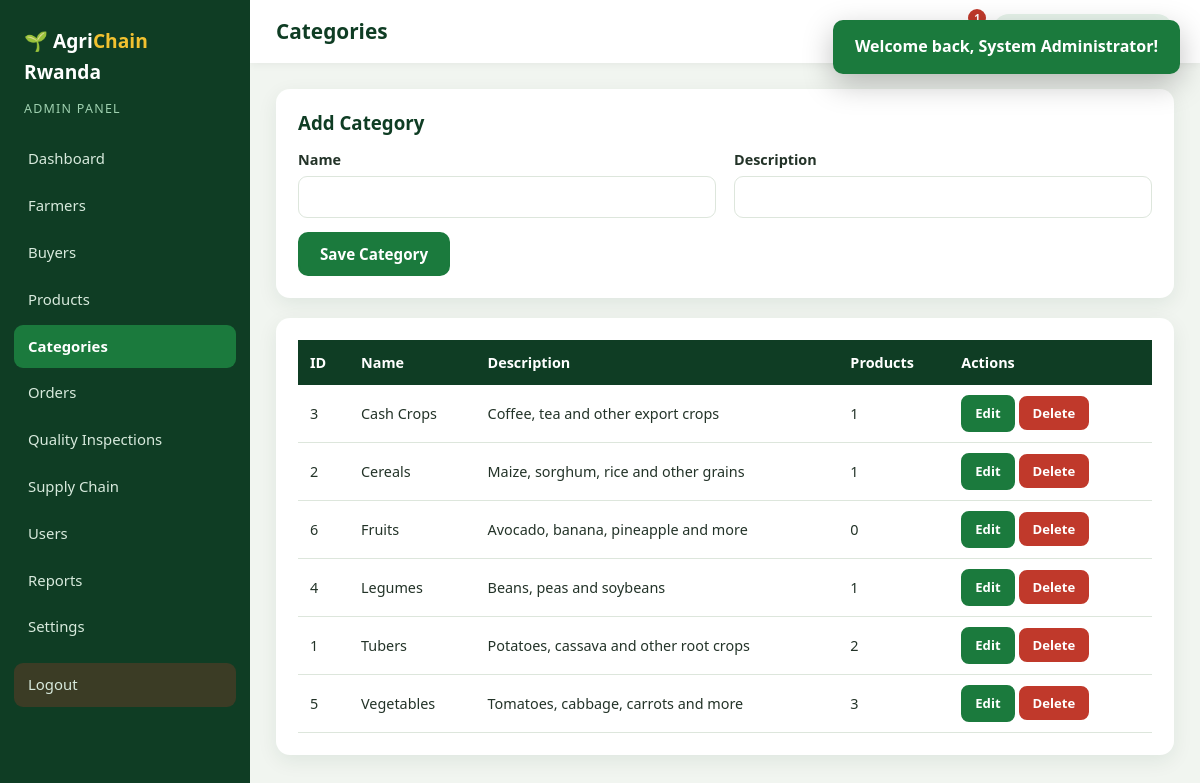
Screenshot of /admin/categories.php (signed in) with the database file from the repository.
### tables this page shows
CREATE TABLE categories (
    id INT AUTO_INCREMENT PRIMARY KEY,
    name VARCHAR(80) NOT NULL UNIQUE,
    description VARCHAR(255) NULL
);

### includes/functions.php (called while the page is built, shortened)
<?php
function db_all($sql, $types = '', $params = []) {
    global $conn;
    $st = $conn->prepare($sql);
    if ($types !== '') { $st->bind_param($types, ...$params); }
    $st->execute();
    $res = $st->get_result();
    return $res ? $res->fetch_all(MYSQLI_ASSOC) : [];
}
function e($v) { return htmlspecialchars((string)$v, ENT_QUOTES, 'UTF-8'); }

### admin/categories.php (the view, shortened to what this page needs)
<?php
$edit = isset($_GET['edit']) ? db_one("SELECT * FROM categories WHERE id=?", 'i', [(int)$_GET['edit']]) : null;
$cats = db_all("SELECT c.*, (SELECT COUNT(*) FROM products p WHERE p.category_id=c.id) AS total FROM categories c ORDER BY c.name");
require_once __DIR__ . '/../includes/dash_header.php';
?>
<div class="panel"><div class="panel-head"><h3><?= $edit ? 'Edit Category' : 'Add Category' ?></h3><?php if ($edit): ?><a href="categories.php">Cancel</a><?php endif; ?></div>
<form method="post" class="form-card wide flat" data-validate><?= csrf_field() ?><input type="hidden" name="action" value="save"><input type="hidden" name="id" value="<?= $edit['id'] ?? 0 ?>">
<div class="form-grid"><label>Name <input type="text" name="name" required value="<?= e($edit['name'] ?? '') ?>"></label><label>Description <input type="text" name="description" value="<?= e($edit['description'] ?? '') ?>"></label></div>
<button class="btn">Save Category</button></form></div>
<div class="panel"><div class="table-wrap"><table class="table"><thead><tr><th>ID</th><th>Name</th><th>Description</th><th>Products</th><th>Actions</th></tr></thead><tbody>
<?php foreach ($cats as $c): ?><tr><td><?= $c['id'] ?></td><td><?= e($c['name']) ?></td><td><?= e($c['description']) ?></td><td><?= $c['total'] ?></td>
<td class="actions"><a class="btn btn-sm" href="?edit=<?= $c['id'] ?>">Edit</a><form method="post" class="inline"><button class="btn btn-sm btn-danger" data-confirm="Delete this category?">Delete</button></form></td></tr><?php endforeach; ?>
</tbody></table></div></div>
<?php require_once __DIR__ . '/../includes/dash_footer.php'; ?>

### css/style.css (style rules this page uses)
:root { --green:#1b7a3d; --green-dark:#0f3d24; --green-mid:#2f9e57; --green-light:#e6f3ea; --gold:#f2c230; --blue:#1d6fb8; --bg:#f6f8f3; --white:#fff; --text:#233328; --muted:#6a7a6f; --border:#dde6dc; --danger:#c0392b; --radius:14px; --shadow:0 6px 20px rgba(15,61,36,.08); }
* { box-sizing:border-box;margin:0;padding:0 }
html { scroll-behavior:smooth }
body { font-family:'Segoe UI',system-ui,-apple-system,Roboto,Arial,sans-serif;background:var(--bg);color:var(--text);line-height:1.6 }
a { color:var(--green);text-decoration:none }
h1,h2,h3,h4 { line-height:1.25;color:var(--green-dark) }
.btn { display:inline-block;background:var(--green);color:#fff;border:2px solid var(--green);padding:10px 20px;border-radius:10px;font-weight:600;font-size:.95rem;cursor:pointer;transition:.2s;text-align:center;font-family:inherit }
.btn-sm { padding:6px 12px;font-size:.82rem;border-radius:8px }
.btn-danger { background:var(--danger);border-color:var(--danger) }
.form-card { background:#fff;border-radius:var(--radius);padding:30px;box-shadow:var(--shadow) }
.form-card.wide { max-width:900px;margin:auto }
.form-card.flat { box-shadow:none;padding:0;max-width:none }
.form-card label { display:block;font-weight:600;font-size:.9rem;margin-bottom:14px }
input,select,textarea { width:100%;padding:10px 12px;border:1.5px solid var(--border);border-radius:9px;font-family:inherit;font-size:.95rem;margin-top:5px;background:#fff;color:var(--text) }
.form-grid { display:grid;grid-template-columns:1fr 1fr;gap:0 18px }
.table-wrap { overflow-x:auto }
.table { width:100%;border-collapse:collapse;background:#fff;font-size:.9rem }
.table th { background:var(--green-dark);color:#fff;text-align:left;padding:11px 12px;font-weight:600;white-space:nowrap }
.table td { padding:10px 12px;border-bottom:1px solid var(--border);vertical-align:middle }
.actions { white-space:nowrap }
.actions .btn,.actions form { margin-right:4px }
form.inline { display:inline }
.dash-body { display:flex;min-height:100vh;background:#f1f5f0 }
.panel { background:#fff;border-radius:var(--radius);padding:22px;box-shadow:var(--shadow);margin-bottom:20px }
.panel-head { display:flex;justify-content:space-between;align-items:center;margin-bottom:14px;gap:10px;flex-wrap:wrap }
.panel h3 { margin-bottom:10px }
.panel-head h3 { margin:0 }

### rows the page displays
categories: id "3", name "Cash Crops", description "Coffee, tea and other export crops", total "1"
categories: id "2", name "Cereals", description "Maize, sorghum, rice and other grains", total "1"
categories: id "6", name "Fruits", description "Avocado, banana, pineapple and more", total "0"
categories: id "4", name "Legumes", description "Beans, peas and soybeans", total "1"
categories: id "1", name "Tubers", description "Potatoes, cassava and other root crops", total "2"
categories: id "5", name "Vegetables", description "Tomatoes, cabbage, carrots and more", total "3"

### other values shown
$role "ADMIN"
$m[0] "Dashboard"
$m[0] "Farmers"
$m[0] "Buyers"
$m[0] "Products"
$m[0] "Categories"
$m[0] "Orders"
$m[0] "Quality Inspections"
$m[0] "Supply Chain"
$m[0] "Users"
$m[0] "Reports"
$m[0] "Settings"
$page_title "Categories"
$n "1"
